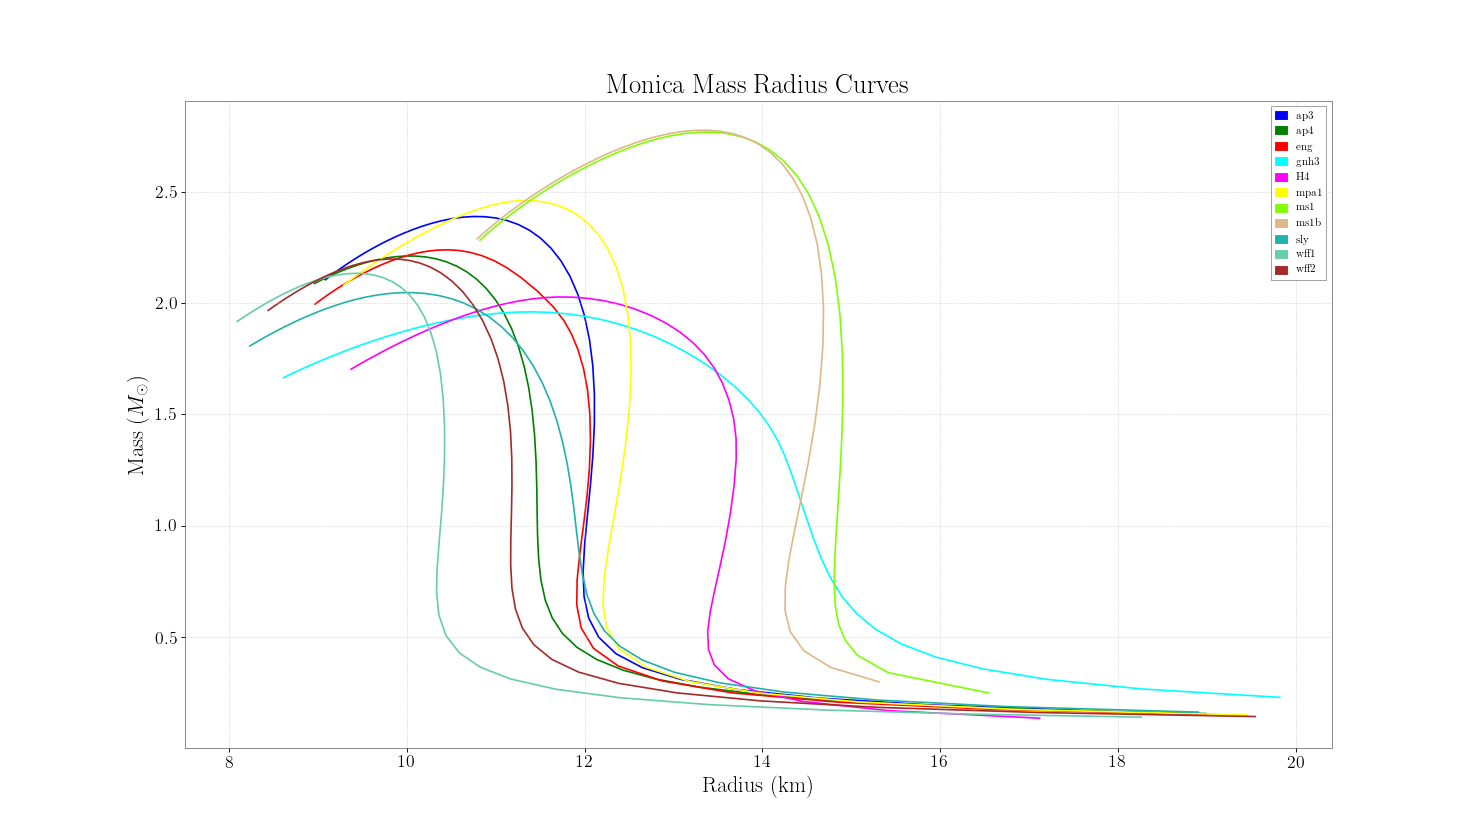

Python code for this plot:
from distutils.spawn import find_executable
from gwemlightcurves.KNModels import table
from gwpy.table import EventTable
from gwpy.plotter import EventTablePlot

plot = EventTablePlot(figsize=(18.5, 10.5))
ax = plot.gca()
EOS = ['ap3', 'ap4', 'eng', 'gnh3', 'H4', 'mpa1', 'ms1', 'ms1b', 'sly', 'wff1', 'wff2']
Color = ['blue', 'green', 'red', 'cyan', 'magenta', 'yellow', 'chartreuse', 'burlywood', 'lightseagreen', 'mediumaquamarine', 'brown']
EOS_Color = dict(zip(EOS, Color))

for eos in EOS:
    t=EventTable.read(find_executable(eos+'_mr.dat'), format='ascii')
    mask=t['radius']<20
    ax.plot(t['radius'][mask], t['mass'][mask], color=EOS_Color[eos], label=eos)
ax.set_xlabel("Radius (km)")
ax.set_ylabel("Mass ($M_{\odot}$)")
ax.set_title('Monica Mass Radius Curves')
plot.add_legend()
